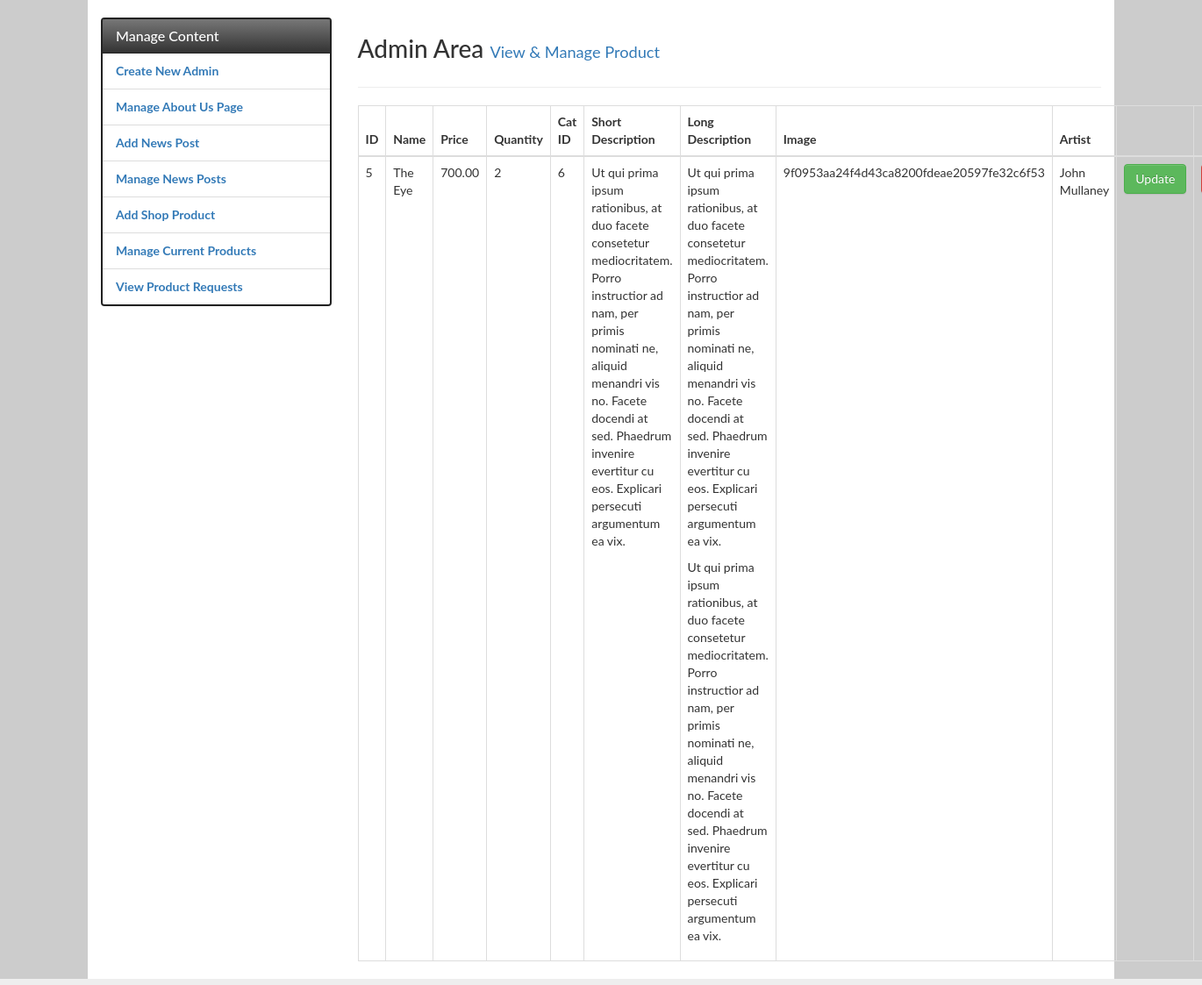
The app's page /admin/view_product.php?productID=5 with its own data.
### tables this page shows
CREATE TABLE `products` (
  `productID` int(11) NOT NULL,
  `productName` varchar(100) NOT NULL,
  `productPrice` decimal(15,2) NOT NULL,
  `productQuantity` int(4) DEFAULT NULL,
  `productCategoryID` int(11) NOT NULL,
  `productShortDescription` varchar(250) NOT NULL,
  `productLongDescription` varchar(1000) DEFAULT NULL,
  `productImage` varchar(255) DEFAULT NULL,
  `productImageExt` varchar(5) NOT NULL,
  `productArtist` varchar(100) DEFAULT NULL
);

### admin/functions/product_functions.php (called while the page is built, shortened)
<?php
function viewOneProduct($productID) {
    $db = getDatabase();
    $stmt = $db->prepare("SELECT * FROM products WHERE productID = :productID");
    $binds = array(
        ":productID" => $productID
    );
    $result = array();
    if ($stmt->execute($binds) && $stmt->rowCount() > 0) {
        $result = $stmt->fetch(PDO::FETCH_ASSOC);
    }
    return $result;
}

### admin/view_product.php (the view, shortened to what this page needs)
<!DOCTYPE html>
<html lang="en">
<head>
    <link href="https://cdnjs.cloudflare.com/ajax/libs/font-awesome/4.7.0/css/font-awesome.min.css" rel="stylesheet" />
    <link href="../bower_components/bootstrap/dist/css/bootstrap-theme.min.css" rel="stylesheet" />
    <link href="../bower_components/bootstrap/dist/css/bootstrap.min.css" rel="stylesheet" />
    <link href="../bower_components/normalize-css/normalize.css" rel="stylesheet" />
    <link href="../css/main.css" rel="stylesheet" type="text/css" />
    <link href="css/admin.css" rel="stylesheet" type="text/css" />
</head>
<body>
    <?php
    include 'functions/product_functions.php';
    $productID = filter_input(INPUT_GET, 'productID');
    $result = viewOneProduct($productID);
    ?>
    <div class="mainContent">
        <div class="container main">
            <div class="row">
                <?php include 'admin_panel.php'; ?>
                <div class="col-md-9">
                    <div class="page-header">
                        <h1>Admin Area <small class="text-primary">View & Manage Product</small></h1>
                    </div>
                    <table class="table table-bordered table-hover table-responsive">
                        <thead>
                            <tr>
                                <th>ID</th>
                                <th>Name</th>
                                <th>Price</th>
                                <th>Quantity</th>
                                <th>Cat ID</th>
                                <th>Short Description</th>
                                <th>Long Description</th>
                                <th>Image</th>
                                <th>Artist</th>
                                <th></th>
                                <th></th>
                            </tr>
                        </thead>
                        <tbody>
                            <tr>
                                <td><?php echo $result['productID']; ?></td>
                                <td><?php echo $result['productName']; ?></td>
                                <td><?php echo $result['productPrice']; ?></td>
                                <td><?php echo $result['productQuantity']; ?></td>
                                <td><?php echo $result['productCategoryID']; ?></td>
                                <td><?php echo $result['productShortDescription']; ?></td>
                                <td><?php echo $result['productLongDescription']; ?></td>
                                <td><?php echo $result['productImage']; ?></td>
                                <td><?php echo $result['productArtist']; ?></td>
                                <td><a href="update_product.php?productID=<?php echo $result['productID']; ?>" class="btn btn-success" role="button">Update</a></td>
                                <td><a href="delete_product.php?productID=<?php echo $result['productID']; ?>" class="btn btn-danger" role="button">Delete</a></td>
                            </tr>
                        </tbody>
                    </table>
                </div>
            </div>
        </div>
    </div>
</body>
</html>

### css/main.css (style rules this page uses)
* { font-family: 'Lato', sans-serif; margin: 0; padding: 0; }
*, *:before, *:after { box-sizing: inherit; }
html { box-sizing: border-box; height: 100%; }
body { background-color: #EEE; font-family: 'Lato', sans-serif; min-height: 100%; padding-bottom: 4em; padding-top: 0; position: relative; }
.mainContent { background-color: #CCC; height: 100%; }
.container.main { background-color: #FFFFFF; border-radius: 0; height: 100%; margin: 0 auto; padding-bottom: 0; }

### records on screen
products: productID "5", productName "The Eye", productPrice "700.00", productQuantity "2", productCategoryID "6", productShortDescription "Ut qui prima ipsum rationibus, at duo facete consetetur mediocritatem. Porro instructior ad nam, per primis nominati ne, aliquid menandri vis no. Facete docendi at sed. Phaedrum invenire evertitur cu eos. Explicari persecuti argumentum ea vix.", productLongDescription "Ut qui prima ipsum rationibus, at duo facete consetetur mediocritatem. Porro instructior ad nam, per primis nominati ne, aliquid menandri vis no. Facete docendi at sed. Phaedrum invenire evertitur cu eos. Explicari persecuti argumentum ea vix. Ut qui prima ipsum rationibus, at duo facete consetetur mediocritatem. Porro instructior ad nam, per primis nominati ne, aliquid menandri vis no. Facete docendi at sed. Phaedrum invenire evertitur cu eos. Explicari persecuti argumentum ea vix.", productImage "9f0953aa24f4d43ca8200fdeae20597fe32c6f53", productArtist "John Mullaney"
